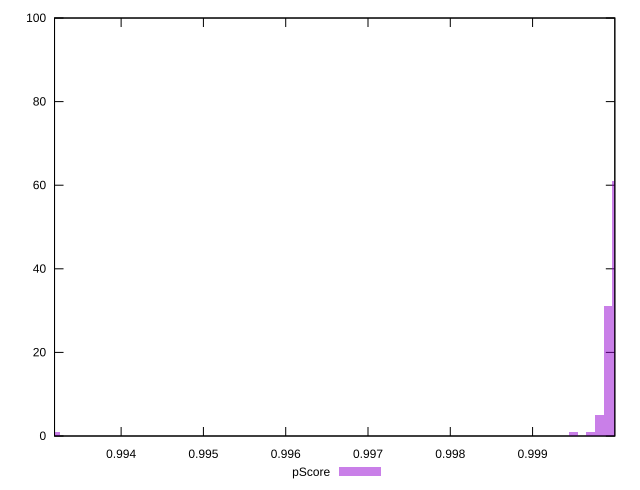

Reproduce this figure in gnuplot.
reset

$pScore <<EOF
0.9932073724144357 1
1.0000209322251943 61
0.9998112842310171 5
0.9999161082281057 31
0.9997064602339285 1
0.9994968122397513 1
EOF

set key outside below
set boxwidth 0.00010482399708859479
set xrange [0.9931908072731579:0.9999993380488856]
set yrange [0:100]
set trange [0:100]
set style fill transparent solid 0.5 noborder
set terminal svg size 640, 490 enhanced background rgb 'white'
set output "reports/report_00030_2021-02-24T20-42-31.540Z/estimated-input-latency/samples/astro/pScore/histogram.svg"

plot $pScore title "pScore" with boxes

reset
